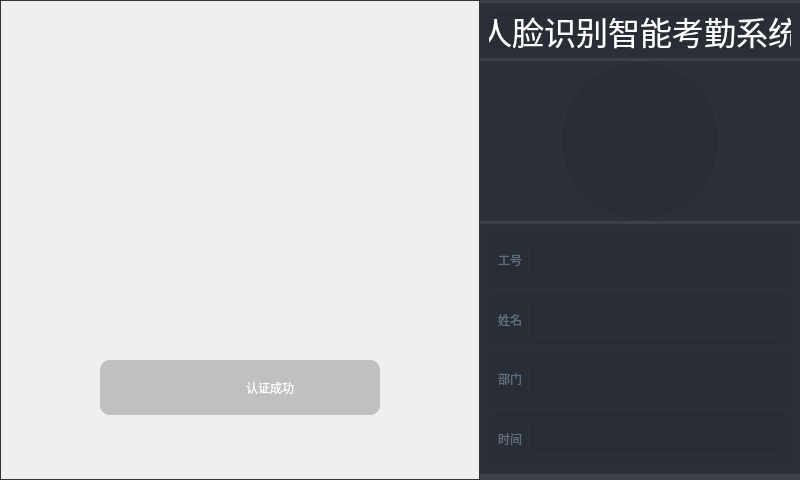
<?xml version="1.0" encoding="UTF-8"?>
<ui version="4.0">
 <class>MainWindow</class>
 <widget class="QMainWindow" name="MainWindow">
  <property name="geometry">
   <rect>
    <x>0</x>
    <y>0</y>
    <width>800</width>
    <height>480</height>
   </rect>
  </property>
  <property name="windowTitle">
   <string>MainWindow</string>
  </property>
  <widget class="QWidget" name="centralwidget">
   <layout class="QHBoxLayout" name="horizontalLayout_4">
    <property name="spacing">
     <number>0</number>
    </property>
    <property name="leftMargin">
     <number>0</number>
    </property>
    <property name="topMargin">
     <number>0</number>
    </property>
    <property name="rightMargin">
     <number>0</number>
    </property>
    <property name="bottomMargin">
     <number>0</number>
    </property>
    <item>
     <widget class="QWidget" name="left" native="true">
      <property name="sizePolicy">
       <sizepolicy hsizetype="Preferred" vsizetype="Preferred">
        <horstretch>0</horstretch>
        <verstretch>0</verstretch>
       </sizepolicy>
      </property>
      <property name="minimumSize">
       <size>
        <width>480</width>
        <height>480</height>
       </size>
      </property>
      <property name="maximumSize">
       <size>
        <width>480</width>
        <height>480</height>
       </size>
      </property>
      <property name="styleSheet">
       <string notr="true"/>
      </property>
      <widget class="QLabel" name="camera">
       <property name="geometry">
        <rect>
         <x>0</x>
         <y>0</y>
         <width>480</width>
         <height>480</height>
        </rect>
       </property>
       <property name="styleSheet">
        <string notr="true">border: 1px solid #333;  /* 显示边界 */
qproperty-alignment: AlignCenter;  /* 居中裁剪 */</string>
       </property>
       <property name="text">
        <string/>
       </property>
      </widget>
      <widget class="QLabel" name="circle">
       <property name="enabled">
        <bool>false</bool>
       </property>
       <property name="geometry">
        <rect>
         <x>100</x>
         <y>60</y>
         <width>266</width>
         <height>266</height>
        </rect>
       </property>
       <property name="sizePolicy">
        <sizepolicy hsizetype="Preferred" vsizetype="Preferred">
         <horstretch>0</horstretch>
         <verstretch>0</verstretch>
        </sizepolicy>
       </property>
       <property name="minimumSize">
        <size>
         <width>266</width>
         <height>266</height>
        </size>
       </property>
       <property name="maximumSize">
        <size>
         <width>266</width>
         <height>266</height>
        </size>
       </property>
       <property name="styleSheet">
        <string notr="true">border-image: url(:/images/circle.png);</string>
       </property>
       <property name="text">
        <string/>
       </property>
       <property name="alignment">
        <set>Qt::AlignCenter</set>
       </property>
      </widget>
      <widget class="QWidget" name="success" native="true">
       <property name="geometry">
        <rect>
         <x>100</x>
         <y>360</y>
         <width>280</width>
         <height>55</height>
        </rect>
       </property>
       <property name="minimumSize">
        <size>
         <width>280</width>
         <height>55</height>
        </size>
       </property>
       <property name="maximumSize">
        <size>
         <width>280</width>
         <height>55</height>
        </size>
       </property>
       <property name="styleSheet">
        <string notr="true">background-color: rgba(49, 50, 54, 63);
border-radius: 10px;</string>
       </property>
       <layout class="QHBoxLayout" name="horizontalLayout">
        <property name="spacing">
         <number>0</number>
        </property>
        <property name="leftMargin">
         <number>0</number>
        </property>
        <property name="topMargin">
         <number>0</number>
        </property>
        <property name="rightMargin">
         <number>0</number>
        </property>
        <property name="bottomMargin">
         <number>0</number>
        </property>
        <item>
         <spacer name="horizontalSpacer">
          <property name="orientation">
           <enum>Qt::Horizontal</enum>
          </property>
          <property name="sizeHint" stdset="0">
           <size>
            <width>40</width>
            <height>20</height>
           </size>
          </property>
         </spacer>
        </item>
        <item>
         <widget class="QLabel" name="label">
          <property name="sizePolicy">
           <sizepolicy hsizetype="Fixed" vsizetype="Fixed">
            <horstretch>0</horstretch>
            <verstretch>0</verstretch>
           </sizepolicy>
          </property>
          <property name="minimumSize">
           <size>
            <width>55</width>
            <height>55</height>
           </size>
          </property>
          <property name="maximumSize">
           <size>
            <width>55</width>
            <height>55</height>
           </size>
          </property>
          <property name="styleSheet">
           <string notr="true">border-image: url(:/images/right.png);
background-color: rgba(255, 255, 255, 0);</string>
          </property>
          <property name="text">
           <string/>
          </property>
          <property name="alignment">
           <set>Qt::AlignCenter</set>
          </property>
         </widget>
        </item>
        <item>
         <spacer name="horizontalSpacer_2">
          <property name="orientation">
           <enum>Qt::Horizontal</enum>
          </property>
          <property name="sizeType">
           <enum>QSizePolicy::Fixed</enum>
          </property>
          <property name="sizeHint" stdset="0">
           <size>
            <width>5</width>
            <height>20</height>
           </size>
          </property>
         </spacer>
        </item>
        <item>
         <widget class="QLabel" name="label_2">
          <property name="minimumSize">
           <size>
            <width>110</width>
            <height>55</height>
           </size>
          </property>
          <property name="maximumSize">
           <size>
            <width>150</width>
            <height>55</height>
           </size>
          </property>
          <property name="styleSheet">
           <string notr="true">font: 25 24pt &quot;Songti SC&quot;;
border: none;
background-color: rgba(49, 50, 54, 0);
color: rgb(255,255,255)</string>
          </property>
          <property name="text">
           <string>认证成功</string>
          </property>
          <property name="scaledContents">
           <bool>false</bool>
          </property>
          <property name="alignment">
           <set>Qt::AlignCenter</set>
          </property>
          <property name="indent">
           <number>-1</number>
          </property>
         </widget>
        </item>
        <item>
         <spacer name="horizontalSpacer_3">
          <property name="orientation">
           <enum>Qt::Horizontal</enum>
          </property>
          <property name="sizeHint" stdset="0">
           <size>
            <width>40</width>
            <height>20</height>
           </size>
          </property>
         </spacer>
        </item>
       </layout>
      </widget>
     </widget>
    </item>
    <item>
     <widget class="QWidget" name="right" native="true">
      <property name="minimumSize">
       <size>
        <width>320</width>
        <height>480</height>
       </size>
      </property>
      <property name="maximumSize">
       <size>
        <width>320</width>
        <height>480</height>
       </size>
      </property>
      <property name="styleSheet">
       <string notr="true">background-color: rgba(41, 45, 54,0.9);</string>
      </property>
      <layout class="QVBoxLayout" name="verticalLayout_2">
       <property name="spacing">
        <number>0</number>
       </property>
       <property name="leftMargin">
        <number>0</number>
       </property>
       <property name="topMargin">
        <number>0</number>
       </property>
       <property name="rightMargin">
        <number>0</number>
       </property>
       <property name="bottomMargin">
        <number>0</number>
       </property>
       <item>
        <widget class="QWidget" name="_title" native="true">
         <property name="maximumSize">
          <size>
           <width>320</width>
           <height>55</height>
          </size>
         </property>
         <layout class="QHBoxLayout" name="horizontalLayout_5">
          <item>
           <widget class="QLabel" name="title">
            <property name="font">
             <font>
              <family>Songti SC</family>
              <pointsize>24</pointsize>
              <italic>false</italic>
              <bold>false</bold>
             </font>
            </property>
            <property name="styleSheet">
             <string notr="true">font: 24pt &quot;Songti SC&quot;;
color: rgb(255,255,255);</string>
            </property>
            <property name="text">
             <string>人脸识别智能考勤系统</string>
            </property>
            <property name="alignment">
             <set>Qt::AlignCenter</set>
            </property>
           </widget>
          </item>
         </layout>
        </widget>
       </item>
       <item>
        <widget class="QWidget" name="_avatar" native="true">
         <property name="minimumSize">
          <size>
           <width>320</width>
           <height>160</height>
          </size>
         </property>
         <property name="maximumSize">
          <size>
           <width>320</width>
           <height>160</height>
          </size>
         </property>
         <layout class="QHBoxLayout" name="horizontalLayout_6">
          <property name="spacing">
           <number>0</number>
          </property>
          <property name="leftMargin">
           <number>0</number>
          </property>
          <property name="topMargin">
           <number>0</number>
          </property>
          <property name="rightMargin">
           <number>0</number>
          </property>
          <property name="bottomMargin">
           <number>0</number>
          </property>
          <item>
           <widget class="QLabel" name="avatar">
            <property name="minimumSize">
             <size>
              <width>160</width>
              <height>160</height>
             </size>
            </property>
            <property name="maximumSize">
             <size>
              <width>160</width>
              <height>160</height>
             </size>
            </property>
            <property name="styleSheet">
             <string notr="true">border-radius: 80px;
border: 1px solid #333;  /* 显示边界 */
qproperty-alignment: AlignCenter;  /* 居中裁剪 */</string>
            </property>
            <property name="text">
             <string/>
            </property>
            <property name="alignment">
             <set>Qt::AlignCenter</set>
            </property>
           </widget>
          </item>
         </layout>
        </widget>
       </item>
       <item>
        <widget class="QWidget" name="_info" native="true">
         <property name="minimumSize">
          <size>
           <width>320</width>
           <height>250</height>
          </size>
         </property>
         <property name="maximumSize">
          <size>
           <width>320</width>
           <height>250</height>
          </size>
         </property>
         <layout class="QVBoxLayout" name="verticalLayout_4">
          <item>
           <widget class="QWidget" name="idInfo" native="true">
            <layout class="QHBoxLayout" name="horizontalLayout_7">
             <item>
              <widget class="QLabel" name="label_6">
               <property name="styleSheet">
                <string notr="true">color: rgb(95, 110, 127);</string>
               </property>
               <property name="text">
                <string>工号</string>
               </property>
              </widget>
             </item>
             <item>
              <widget class="QLabel" name="employeeIDEdit">
               <property name="sizePolicy">
                <sizepolicy hsizetype="Expanding" vsizetype="Preferred">
                 <horstretch>0</horstretch>
                 <verstretch>0</verstretch>
                </sizepolicy>
               </property>
               <property name="styleSheet">
                <string notr="true">color: rgb(255, 255, 255);

border: 1px solid #313236;
border-radius: 4px;</string>
               </property>
               <property name="text">
                <string/>
               </property>
              </widget>
             </item>
            </layout>
           </widget>
          </item>
          <item>
           <widget class="QWidget" name="nameInfo" native="true">
            <layout class="QHBoxLayout" name="horizontalLayout_8">
             <item>
              <widget class="QLabel" name="label_8">
               <property name="styleSheet">
                <string notr="true">color: rgb(95, 110, 127);</string>
               </property>
               <property name="text">
                <string>姓名</string>
               </property>
              </widget>
             </item>
             <item>
              <widget class="QLabel" name="nameEdit">
               <property name="sizePolicy">
                <sizepolicy hsizetype="Expanding" vsizetype="Preferred">
                 <horstretch>0</horstretch>
                 <verstretch>0</verstretch>
                </sizepolicy>
               </property>
               <property name="styleSheet">
                <string notr="true">color: rgb(255, 255, 255);

border: 1px solid #313236;
border-radius: 4px;</string>
               </property>
               <property name="text">
                <string/>
               </property>
              </widget>
             </item>
            </layout>
           </widget>
          </item>
          <item>
           <widget class="QWidget" name="partInfo" native="true">
            <layout class="QHBoxLayout" name="horizontalLayout_9">
             <item>
              <widget class="QLabel" name="label_10">
               <property name="styleSheet">
                <string notr="true">color: rgb(95, 110, 127);</string>
               </property>
               <property name="text">
                <string>部门</string>
               </property>
              </widget>
             </item>
             <item>
              <widget class="QLabel" name="departmentEdit">
               <property name="sizePolicy">
                <sizepolicy hsizetype="Expanding" vsizetype="Preferred">
                 <horstretch>0</horstretch>
                 <verstretch>0</verstretch>
                </sizepolicy>
               </property>
               <property name="styleSheet">
                <string notr="true">color: rgb(255, 255, 255);

border: 1px solid #313236;
border-radius: 4px;</string>
               </property>
               <property name="text">
                <string/>
               </property>
              </widget>
             </item>
            </layout>
           </widget>
          </item>
          <item>
           <widget class="QWidget" name="dateInfo" native="true">
            <layout class="QHBoxLayout" name="horizontalLayout_11">
             <item>
              <widget class="QLabel" name="label_14">
               <property name="styleSheet">
                <string notr="true">color: rgb(95, 110, 127);</string>
               </property>
               <property name="text">
                <string>时间</string>
               </property>
              </widget>
             </item>
             <item>
              <widget class="QLabel" name="dateEdit">
               <property name="sizePolicy">
                <sizepolicy hsizetype="Expanding" vsizetype="Preferred">
                 <horstretch>0</horstretch>
                 <verstretch>0</verstretch>
                </sizepolicy>
               </property>
               <property name="styleSheet">
                <string notr="true">color: rgb(255, 255, 255);

border: 1px solid #313236;
border-radius: 4px;</string>
               </property>
               <property name="text">
                <string/>
               </property>
              </widget>
             </item>
            </layout>
           </widget>
          </item>
         </layout>
        </widget>
       </item>
      </layout>
     </widget>
    </item>
   </layout>
  </widget>
 </widget>
 <resources/>
 <connections/>
</ui>
